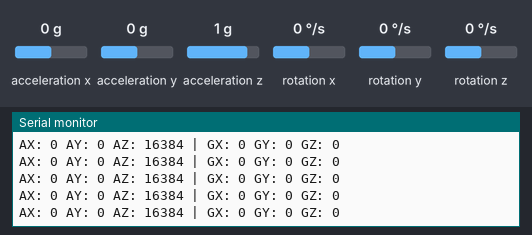
A sketch run on a simulated Arduino Uno, built with avr-gcc and run on an emulated ATmega328P. Parts: the last lines printed to the serial monitor. The test bench sets the inputs (shaded band); at power-on: acceleration x 0 g, acceleration y 0 g, acceleration z 1 g, rotation x 0 °/s, rotation y 0 °/s, rotation z 0 °/s.

Above: at 1.2 s.
1.3 s: acceleration x set to -1.4 g
At 1.6 s:
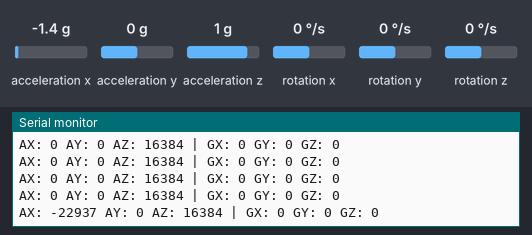
2.8 s: acceleration y set to -1.4 g
At 2.83 s:
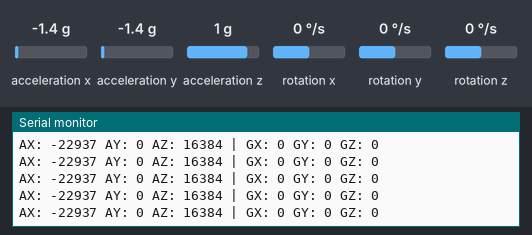
4.3 s: acceleration z set to -1.4 g
At 4.47 s:
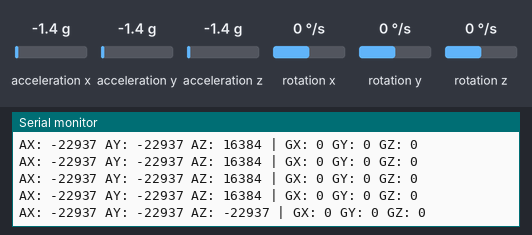
5.8 s: rotation x set to -192 °/s
At 5.9 s:
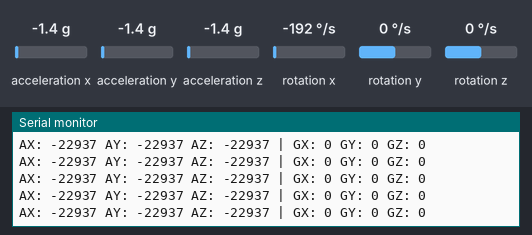
7.3 s: rotation y set to -192 °/s
At 7.34 s:
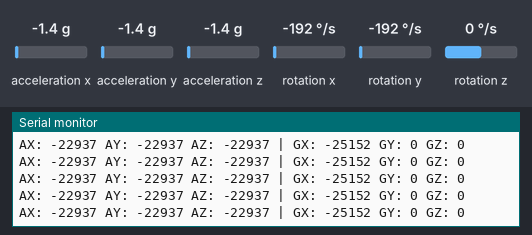

The sketch:

mpu6050_raw.ino
```cpp
#include <Wire.h>
#include "I2Cdev.h"
#include "MPU6050.h"

MPU6050 mpu;

int16_t ax, ay, az;
int16_t gx, gy, gz;

void setup() {
  Serial.begin(9600);
  Wire.begin();

  mpu.initialize();

  // Do NOT use mpu.testConnection() now
  Serial.println("Reading raw MPU6050 data...");
}

void loop() {
  mpu.getMotion6(&ax, &ay, &az, &gx, &gy, &gz);

  Serial.print("AX: ");
  Serial.print(ax);
  Serial.print(" AY: ");
  Serial.print(ay);
  Serial.print(" AZ: ");
  Serial.print(az);

  Serial.print(" | GX: ");
  Serial.print(gx);
  Serial.print(" GY: ");
  Serial.print(gy);
  Serial.print(" GZ: ");
  Serial.println(gz);

  delay(200);
}
```

Measured:
- after the input at 1.3 s, the serial monitor: prints a new line after 0.14 s (image 1)
- after the input at 4.3 s, the serial monitor: prints a new line at once (image 3)
